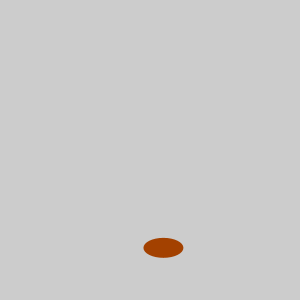
Frame 1 (no input)
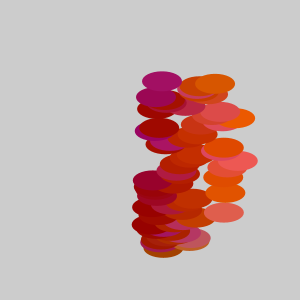
Frame 60 (the mouse pressed at the canvas centre just before this capture)
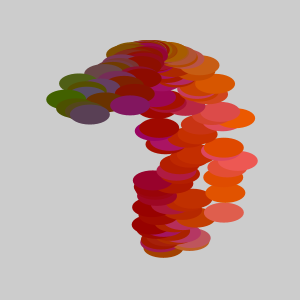
Frame 120 (the mouse held since frame 60 and released just before this capture)

The Processing sketch that drew these frames (run headless with seeded random() and noise(); from frame 60 on, the mouse is pressed at the canvas centre):

// Processing sketch: processing_36895
// ── processing_36895.pde

float xPos;
float yPos;
float amplitude;
 
void setup(){
  size(300,300);
  xPos = width/2;
  yPos = height/2;
  amplitude = 100;
  colorMode(RGB, 255);
}
 
void draw(){
  smooth();
  noStroke();
 
  float centerX = 150;
  float amplitudeX = random(1,100.0);
  float amplitudeY = 100.0;
 
 
  xPos = centerX + amplitudeX * sin(millis()*.002);
  yPos = centerX + amplitudeY * cos(millis()*.002);
  fill(xPos,amplitudeX, (sin(millis())*100));
  ellipse(xPos, yPos, 40,20);
}                
